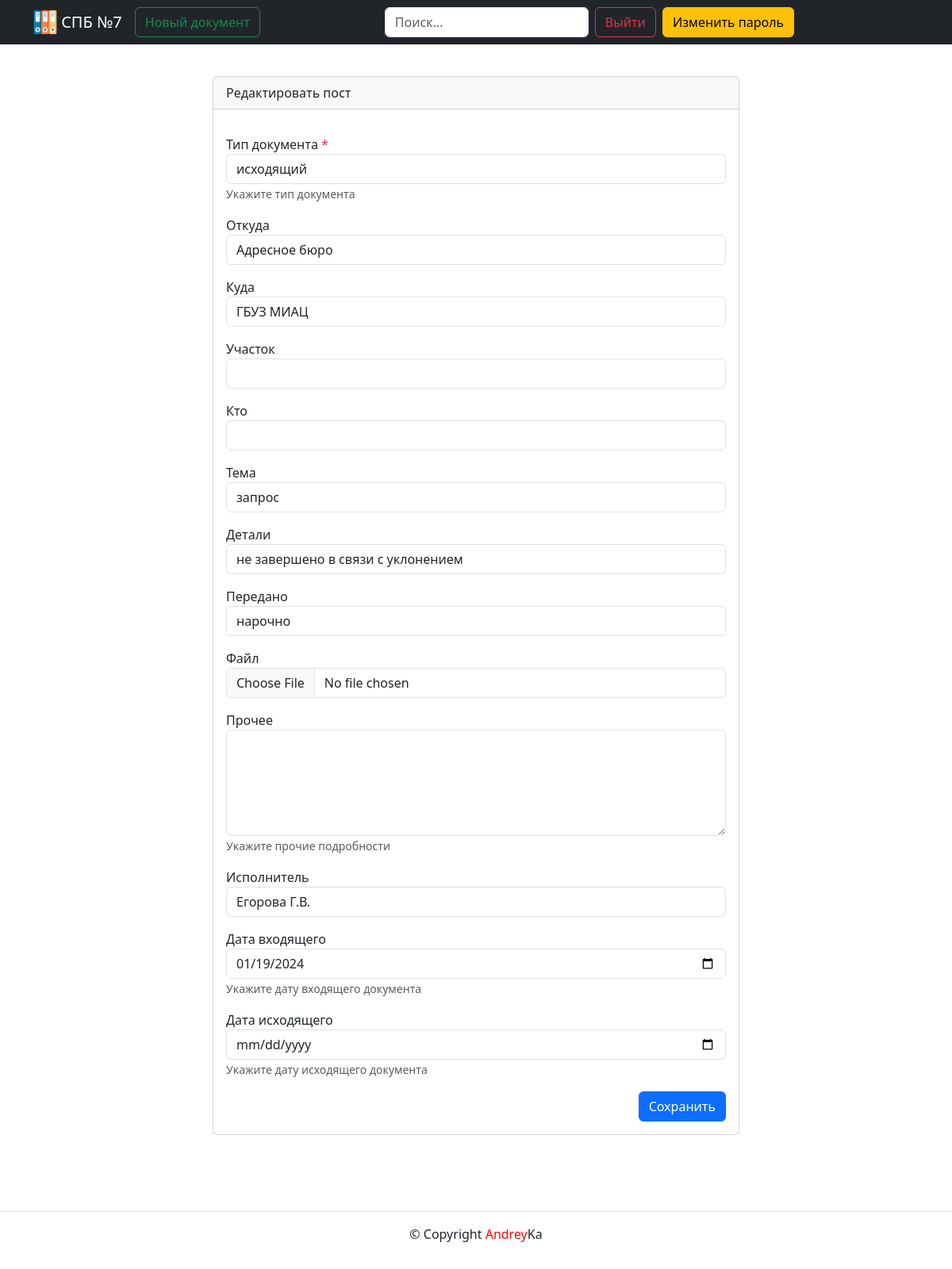
/documents/11/edit/ (signed in), run on an earlier commit of the app's database.
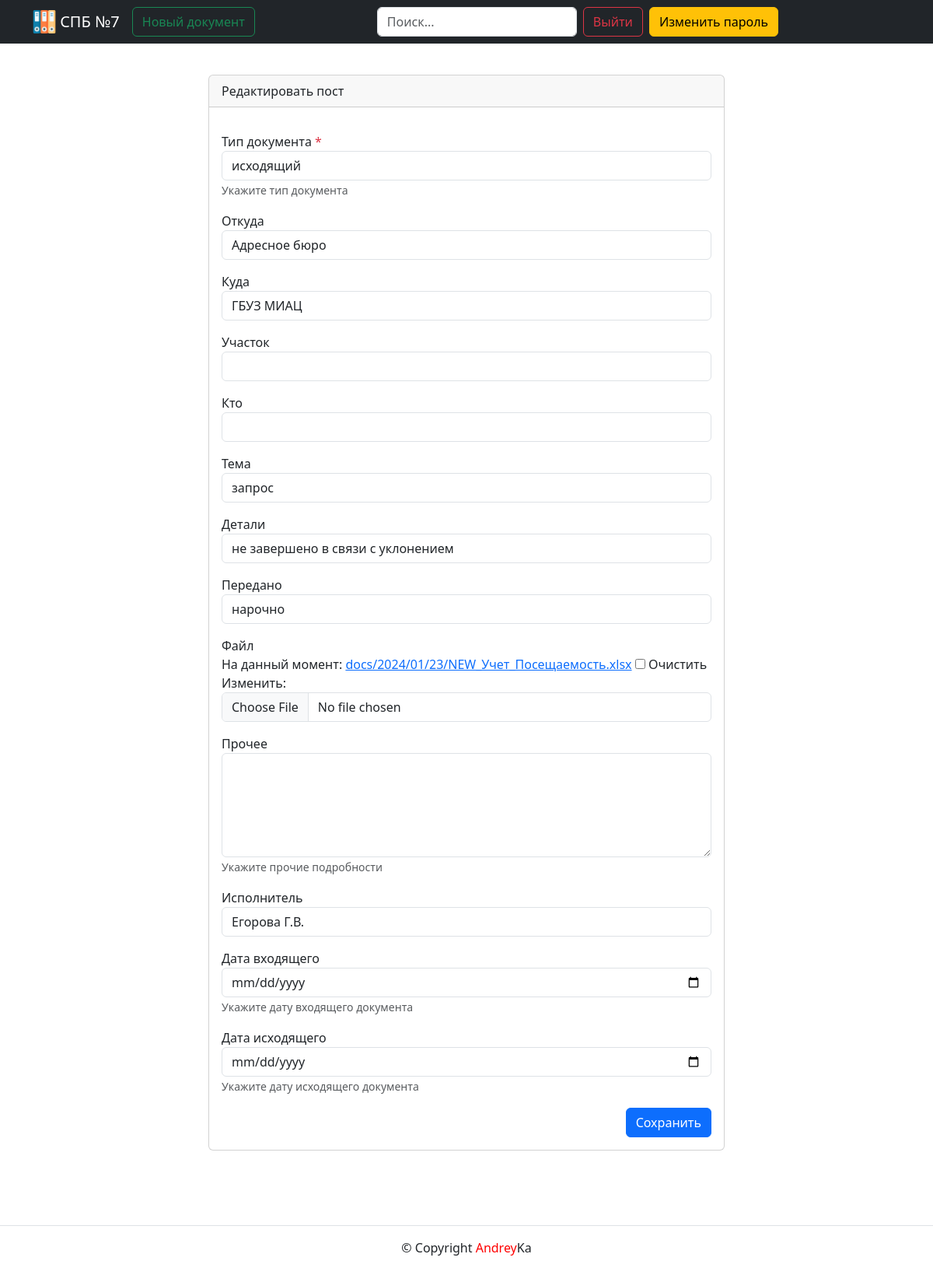
And on a later commit of the database.
### documents/models.py (models this page shows, shortened)
class Document(models.Model):
    INPUT_DOC = "ВХ"
    OUTPUT_DOC = "ИС"
    IN_OUT_DOC = "ВХ-ИС"
    DOCUMENT_TYPE_CHOICES = [
        (INPUT_DOC, "входящий"),
        (OUTPUT_DOC, "исходящий"),
        (IN_OUT_DOC, "входящий-исходящий"),
    ]
    doc_type = models.CharField(
        verbose_name="Тип документа",
        help_text="Укажите тип документа",
        max_length=5,
        choices=DOCUMENT_TYPE_CHOICES,
        blank=False,
    )
    from_doc = models.ForeignKey(
        Organization,
        related_name="org_from",
        on_delete=models.PROTECT,
        blank=True,
        null=True,
        verbose_name="Откуда",
    )
    where_doc = models.ForeignKey(
        Organization,
        related_name="org_where",
        on_delete=models.PROTECT,
        blank=True,
        null=True,
        verbose_name="Куда",
    )
    area = models.CharField(
        verbose_name="Участок", max_length=100, blank=True, null=True
    )
    who = models.CharField(verbose_name="Кто", max_length=100, blank=True, null=True)
    input_num = models.PositiveIntegerField(
        verbose_name="Входящий номер", blank=True, null=True
    )
    output_num = models.PositiveIntegerField(
        verbose_name="Исходящий номер", blank=True, null=True
    )
    theme = models.ForeignKey(
        Theme,
        related_name="theme_doc",
        on_delete=models.PROTECT,
        blank=True,
        null=True,
        verbose_name="Тема",
    )
    detail = models.ForeignKey(
        Detail,
        related_name="detail_doc",
        on_delete=models.PROTECT,
        blank=True,
        null=True,
        verbose_name="Детали",
    )
    given = models.ForeignKey(
        Given,
        related_name="given_doc",
        on_delete=models.PROTECT,
        blank=True,
        null=True,
        verbose_name="Передано",
    )
    file = models.FileField(
        verbose_name="Файл", upload_to="docs/%Y/%m/%d/", blank=True, null=True
    )
    size = models.PositiveIntegerField(
        verbose_name="Размер файла", blank=True, null=True
    )
    description = models.TextField(
        verbose_name="Прочее",
        help_text="Укажите прочие подробности",
        blank=True,
        null=True,
    )
    implementers = models.ForeignKey(
        Implementers,
        related_name="implementers_doc",
        on_delete=models.PROTECT,
        blank=True,
        null=True,
        verbose_name="Исполнитель",
    )
    date_input_doc = models.DateField(
        verbose_name="Дата входящего",
        help_text="Укажите дату входящего документа",
        blank=True,
        null=True,
    )
    date_output_doc = models.DateField(
        verbose_name="Дата исходящего",
        help_text="Укажите дату исходящего документа",
        blank=True,
        null=True,
    )
    author = models.ForeignKey(
        User,
        on_delete=models.SET_NULL,
        null=True,
        related_name="author_doc",
        verbose_name="Автор создания",
    )
    modified_date = models.DateTimeField(
        "Дата изменения",
        auto_now=True,
    )
    created_date = models.DateTimeField(
        "Дата публикации",
        auto_now_add=True,
    )
    class Meta:
        ordering = ["-id"]
        verbose_name = "Документ"
        verbose_name_plural = "Документы"

### documents/views.py (the view)
@login_required
def document_edit(request, document_id):
    template = "documents/create_document.html"
    document = get_object_or_404(Document, pk=document_id)
    if request.user != document.author:
        return redirect("documents:document_detail", document_id=document_id)
    form = DocumentForm(
        request.POST or None, files=request.FILES or None, instance=document
    )
    if form.is_valid():
        form.save()
        return redirect("documents:document_detail", document_id=document_id)
    context = {
        "document": document,
        "form": form,
        "is_edit": True,
    }
    return render(request, template, context)

### documents/forms.py (shortened to what this page needs)
class DocumentForm(forms.ModelForm):
    class Meta:
        model = Document
        fields = [
            "doc_type",
            "from_doc",
            "where_doc",
            "area",
            "who",
            "theme",
            "detail",
            "given",
            "file",
            "description",
            "implementers",
            "date_input_doc",
            "date_output_doc",
        ]
        widgets = {
            "description": forms.Textarea(attrs={"rows": 5}),
            "date_input_doc": forms.DateInput(
                format=("%Y-%m-%d"), attrs={"type": "date"}
            ),
            "date_output_doc": forms.DateInput(
                format=("%Y-%m-%d"), attrs={"type": "date"}
            ),
        }

### core/templatetags/user_filters.py (called while the page is built)
@register.filter
def addclass(field, css):
    return field.as_widget(attrs={"class": css})

### documents/models.py (called while the page is built)
    def __str__(self) -> str:
        return self.name

    def __str__(self) -> str:
        return self.name

    def __str__(self) -> str:
        return self.name

    def __str__(self) -> str:
        return self.name

    def __str__(self) -> str:
        return self.name

### templates/documents/create_document.html (shortened to what this page needs)
{% extends 'base.html' %}
{% block content %}
  {% load user_filters %}
  <div class="row justify-content-center">
    <div class="col-md-8 p-5">
      <div class="card">
        {% if is_edit %}
          <div class="card-header">Редактировать пост</div>
        {% else %}
          <div class="card-header">Новый пост</div>
        {% endif %}
        <div class="card-body">
          <form method="post" enctype="multipart/form-data">
            {% include 'includes/field_form.html' %}
            <div class="d-flex justify-content-end">
              <button type="submit" class="btn btn-primary">
                {% if is_edit %}
                  Сохранить
                {% else %}
                  Добавить
                {% endif %}
              </button>
            </div>
          </form>
        </div>
      </div>
    </div>
  </div>
{% endblock %}

### templates/includes/field_form.html (shortened to what this page needs)
{% load user_filters %}
{% for field in form %}
  <div class="form-group row my-3" aria-required="{{ field.field.required }}">
    <label for="{{ field.id_for_label }}">
      {{ field.label }}
      {% if field.field.required %}
        <span class="required text-danger">*</span>
      {% endif %}
    </label>
    <div>
      {{ field|addclass:'form-control' }}
      {% if field.help_text %}
        <small id="{{ field.id_for_label }}-help" class="form-text text-muted">{{ field.help_text|safe }}</small>
      {% endif %}
    </div>
  </div>
{% endfor %}

What changed in the data, as far as the page shows it:
changed Document "исходящий": date_input_doc "01/19/2024" → (not shown)
Also different on the page:
new list line: "На данный момент: docs/2024/01/23/NEW_Учет_Посещаемость.xlsx Очистить Изменить: ☐"
